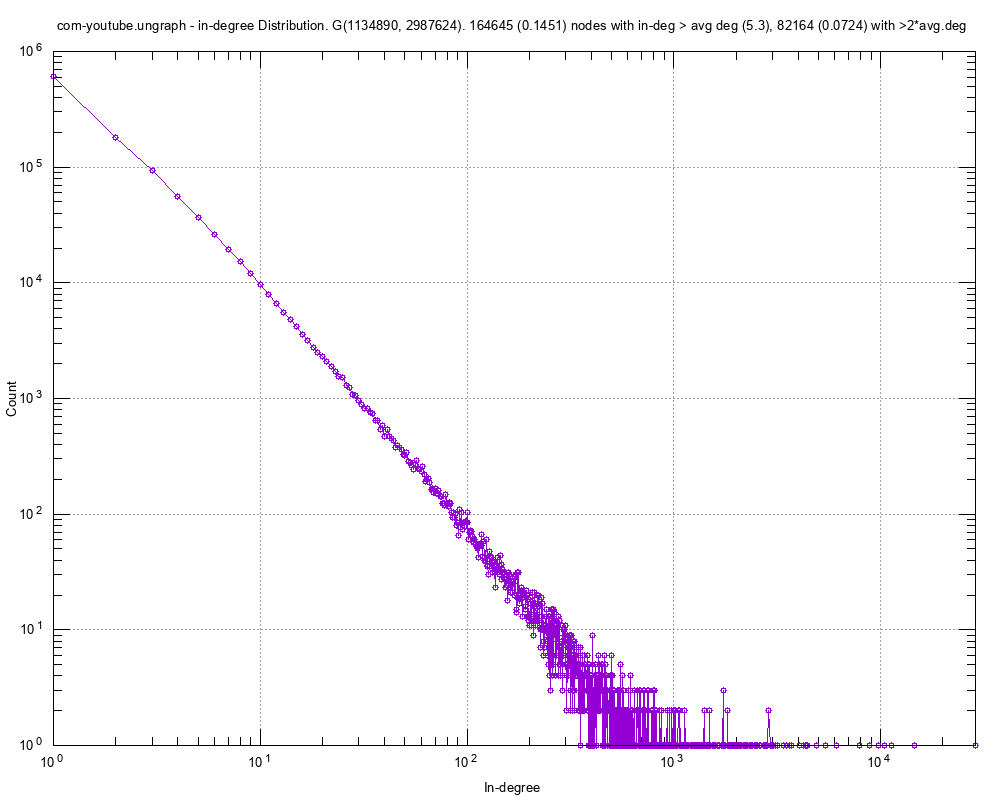

Generate this figure with gnuplot:
#
# com-youtube.ungraph - in-degree Distribution. G(1134890, 2987624). 164645 (0.1451) nodes with in-deg > avg deg (5.3), 82164 (0.0724) with >2*avg.deg (Mon Mar 12 12:41:55 2018)
#

set title "com-youtube.ungraph - in-degree Distribution. G(1134890, 2987624). 164645 (0.1451) nodes with in-deg > avg deg (5.3), 82164 (0.0724) with >2*avg.deg"
set key bottom right
set logscale xy 10
set format x "10^{%L}"
set mxtics 10
set format y "10^{%L}"
set mytics 10
set grid
set xlabel "In-degree"
set ylabel "Count"
set tics scale 2
set terminal png font arial 10 size 1000,800
set output 'inDeg.com-youtube.ungraph.png'
plot 	"inDeg.com-youtube.ungraph.tab" using 1:2 title "" with linespoints pt 6
